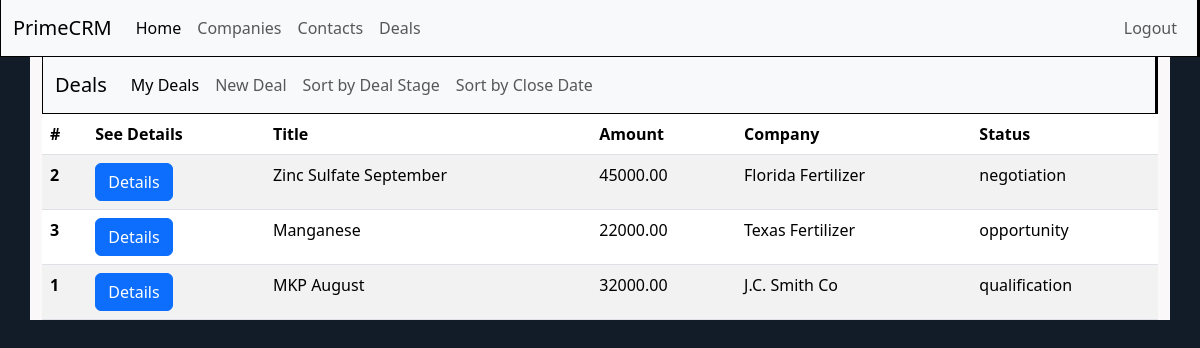
Page /crm/deals/status (signed in) on the committed database.
### crm/models.py (models this page shows, shortened)
class Deal(models.Model):
    status_choices = [
        ('opportunity', '1-Opportunity'),
        ('qualification', '2-Qualification'),
        ('negotiation', '3-Negotiation'),
        ('closed', 'Closed (Won)'),
        ('Lost', 'Closed (Lost)'),
    ]
    title = models.CharField(max_length=200)
    expectedclosedate = models.DateField(auto_now=False, auto_now_add=False)
    amount = models.DecimalField(max_digits=20, decimal_places=2)
    company = models.ForeignKey(Company, on_delete=models.CASCADE)
    notes = models.TextField()
    status = models.CharField(max_length=20, choices=status_choices, default='opportunity')
    author = models.ForeignKey(User, on_delete=models.CASCADE, null=True, blank=True)

class Company(models.Model):
    name = models.CharField(max_length=100)
    industry = models.CharField(max_length=100, blank=True, null=True)
    phone = models.CharField(max_length=50, blank=True, null=True)
    notes = models.TextField()
    addressLineOne = models.CharField(max_length=100, blank=True, null=True)
    city = models.CharField(max_length=50, blank=True, null=True)
    stateProv = models.CharField(max_length=50, blank=True, null=True)
    zipcode = models.CharField(max_length=20, blank=True, null=True)
    author = models.ForeignKey(User, on_delete=models.CASCADE, null=True, blank=True)
    def __str__(self):
        return self.name

### crm/views.py (the view)
# urls.py: path("deals/status", views.DealbyStatus.as_view(), name = "deal_bystatus"),
class DealbyStatus(ListView):
    template_name = "crm/dealbystatus.html"
    model = Deal
    def get_queryset(self):
        logged_user = self.request.user
        return Deal.objects.filter(author = logged_user).order_by('status')

### templates/crm/dealbystatus.html (shortened to what this page needs)
{% extends 'base.html' %}
{% block content %}
{% include 'crm/dealnavbar.html' %}
<table class="table table-striped table-responsive">
  <thead>
    <tr>
      <th scope="col">#</th>
      <th scope="col">See Details</th>
      <th scope="col">Title</th>
      <th scope="col">Amount </th>
      <th scope="col">Company</th>
      <th scope="col">Status</th>
    </tr>
  </thead>
  <tbody>
    {% for deal in deal_list %}
    <tr>
      <th scope="row">{{deal.id}}</th>
      <td><a href=" {% url 'dealdetail' deal.id %}" class="btn btn-primary"> Details </a></td>
      <td>{{deal.title}}</td>
      <td>{{deal.amount}}</td>
      <td>{{deal.company}}</td>
      <td>{{deal.status}}</td>
    </tr>
    {% endfor %}
  </tbody>
</table>
{% endblock content %}

### static/css/base.css (style rules this page uses)
body { background-color: #121b28 }

### rows in the picture
Deal: id "2", title "Zinc Sulfate September", amount "45000.00", company "Florida Fertilizer", status "negotiation"
Deal: id "3", title "Manganese", amount "22000.00", company "Texas Fertilizer", status "opportunity"
Deal: id "1", title "MKP August", amount "32000.00", company "J.C. Smith Co", status "qualification"
